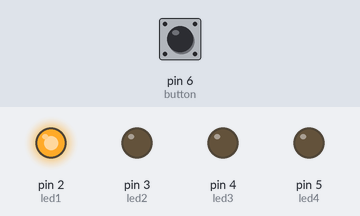
Bench run of a sketch on a simulated Arduino Uno, built with avr-gcc and run on an emulated ATmega328P. Shown: output pins drawn as LEDs (lit = HIGH). The test bench sets the inputs (shaded band); at power-on: pin 6 (button) LOW.

Above: at 1.2 s.
1.3 s: pin 6 (button) pulled HIGH for 1 s
At 1.75 s:
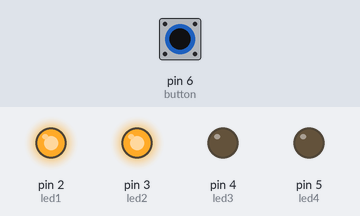
At 3.5 s:
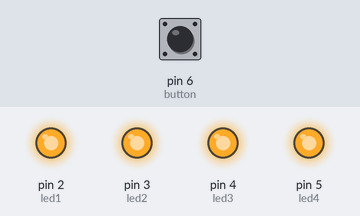
Timing chart, 0 to 5.0 s (numbered marks = the images above; inputs shaded):
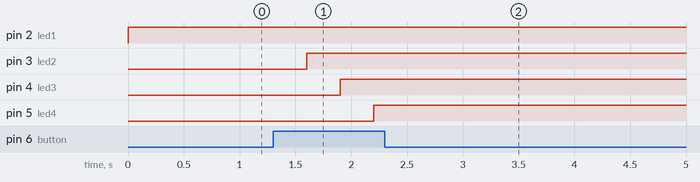

Measured:
- after the input at 1.3 s, pin 3 (led2): LOW → HIGH after 0.30 s; pin 4 (led3): LOW → HIGH after 0.60 s; pin 5 (led4): LOW → HIGH after 0.90 s

The sketch:

AnanyaF_SS2.ino
```cpp
int led1 = 2;
int led2 = 3;
int led3 = 4;
int led4 = 5;


int button = 6;

// My Pattern
int pattern = 1;

void setup() {
  pinMode(led1, OUTPUT);
  pinMode(led2, OUTPUT);
  pinMode(led3, OUTPUT);
  pinMode(led4, OUTPUT);
  pinMode(button, INPUT);
}

void loop() {

  if (digitalRead(button) == HIGH) {
    pattern++;

    if (pattern > 6) {
      pattern = 1;
    }

    delay(300);
  }

  // 6 LED patterns
  if (pattern == 1) {
    digitalWrite(led1, HIGH);
  }
  else if (pattern == 2) {
    digitalWrite(led2, HIGH);
  }
  else if (pattern == 3) {
    digitalWrite(led3, HIGH);
  }
  else if (pattern == 4) {
    digitalWrite(led4, HIGH);
  }
  else if (pattern == 5) {
    digitalWrite(led1, HIGH);
    digitalWrite(led3, HIGH);
  }
  else if (pattern == 6) {
    digitalWrite(led2, HIGH);
    digitalWrite(led4, HIGH);
  }
}
```
